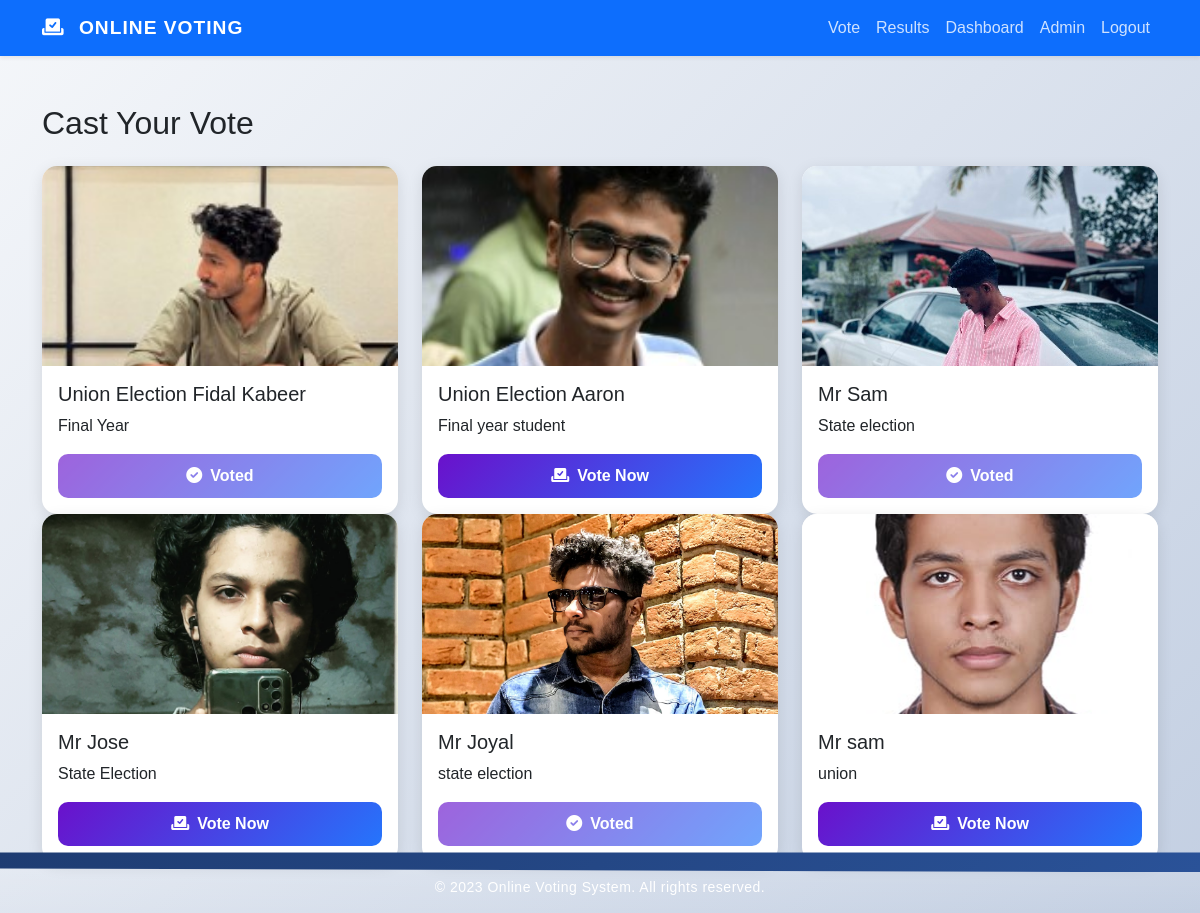
The app's page /vote/ (signed in) with its own data.
### votes/models.py (models this page shows, shortened)
class Candidate(models.Model):
    title = models.CharField(max_length=100)
    name = models.CharField(max_length=100)
    photo = models.ImageField(upload_to='candidates/')
    description = models.TextField()
    created_at = models.DateTimeField(auto_now_add=True)

### votes/views.py (the view, shortened to what this page needs)
# urls.py: path('vote/', views.vote, name='vote'),
@login_required
def vote(request):
    candidates = Candidate.objects.all()
    user_votes = Vote.objects.filter(user=request.user).values_list('candidate', flat=True)
    return render(request, 'vote.html', {'candidates': candidates, 'user_votes': user_votes})

### templates/vote.html (shortened to what this page needs)
{% extends 'base.html' %}
{% block content %}
<div class="row">
    <div class="col-12">
        <h2 class="mb-4">Cast Your Vote</h2>
    </div>
</div>
<div class="row">
    {% for candidate in candidates %}
    <div class="col-md-4">
        <div class="card">
            <img src="{{ candidate.photo.url }}" class="card-img-top candidate-img" alt="{{ candidate.name }}">
            <div class="card-body">
                <h5 class="card-title">{{ candidate.title }} {{ candidate.name }}</h5>
                <p class="card-text">{{ candidate.description }}</p>
                {% if candidate.id in user_votes %}
                    <button class="btn btn-success vote-btn" disabled>
                        <i class="fas fa-check-circle me-2"></i>Voted
                    </button>
                {% else %}
                    <form method="POST" action="{% url 'vote' %}">
                        <button type="submit" class="btn btn-primary vote-btn">
                            <i class="fas fa-vote-yea me-2"></i>Vote Now
                        </button>
                    </form>
                {% endif %}
            </div>
        </div>
    </div>
    {% endfor %}
</div>
{% endblock %}

### templates/base.html (style rules this page uses)
body { display: flex; flex-direction: column; min-height: 100vh; background: linear-gradient(135deg, #f5f7fa, #c3cfe2); font-family: 'Poppins', sans-serif; overflow-x: hidden; }
.card { border: none; border-radius: 15px; box-shadow: 0 4px 15px rgba(0, 0, 0, 0.1); transition: transform 0.3s, box-shadow 0.3s; }
.candidate-img { height: 200px; object-fit: cover; border-top-left-radius: 15px; border-top-right-radius: 15px; }
.vote-btn { width: 100%; border-radius: 10px; font-weight: 600; padding: 10px; background: linear-gradient(135deg, #6a11cb, #2575fc); border: none; color: #fff; transition: all 0.3s ease; }

### records on screen
Candidate: photo (picture), title "Union Election", name "Fidal Kabeer", description "Final Year", shows "Voted"
Candidate: photo (picture), title "Union Election", name "Aaron", description "Final year student"
Candidate: photo (picture), title "Mr", name "Sam", description "State election", shows "Voted"
Candidate: photo (picture), title "Mr", name "Jose", description "State Election"
Candidate: photo (picture), title "Mr", name "Joyal", description "state election", shows "Voted"
Candidate: photo (picture), title "Mr", name "sam", description "union"
